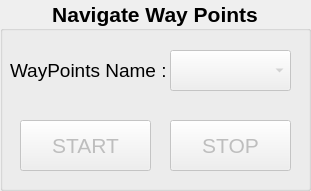
   <widget class="QGroupBox" name="naviWP_groupBox">
    <property name="geometry">
     <rect>
      <x>10</x>
      <y>200</y>
      <width>311</width>
      <height>191</height>
     </rect>
    </property>
    <property name="font">
     <font>
      <pointsize>16</pointsize>
      <weight>75</weight>
      <bold>true</bold>
     </font>
    </property>
    <property name="title">
     <string>Navigate Way Points</string>
    </property>
    <property name="alignment">
     <set>Qt::AlignCenter</set>
    </property>
    <widget class="QLabel" name="wpName_label">
     <property name="geometry">
      <rect>
       <x>10</x>
       <y>50</y>
       <width>161</width>
       <height>41</height>
      </rect>
     </property>
     <property name="font">
      <font>
       <pointsize>14</pointsize>
       <weight>50</weight>
       <bold>false</bold>
      </font>
     </property>
     <property name="text">
      <string>WayPoints Name :</string>
     </property>
    </widget>
    <widget class="QComboBox" name="naviWPName_CB">
     <property name="enabled">
      <bool>false</bool>
     </property>
     <property name="geometry">
      <rect>
       <x>170</x>
       <y>50</y>
       <width>121</width>
       <height>41</height>
      </rect>
     </property>
     <property name="font">
      <font>
       <pointsize>14</pointsize>
       <weight>50</weight>
       <bold>false</bold>
      </font>
     </property>
    </widget>
    <widget class="QPushButton" name="wpStart_PB">
     <property name="enabled">
      <bool>false</bool>
     </property>
     <property name="geometry">
      <rect>
       <x>20</x>
       <y>120</y>
       <width>131</width>
       <height>51</height>
      </rect>
     </property>
     <property name="font">
      <font>
       <weight>50</weight>
       <bold>false</bold>
      </font>
     </property>
     <property name="text">
      <string>START</string>
     </property>
    </widget>
    <widget class="QPushButton" name="wpStop_PB">
     <property name="enabled">
      <bool>false</bool>
     </property>
     <property name="geometry">
      <rect>
       <x>170</x>
       <y>120</y>
       <width>121</width>
       <height>51</height>
      </rect>
     </property>
     <property name="font">
      <font>
       <weight>50</weight>
       <bold>false</bold>
      </font>
     </property>
     <property name="text">
      <string>STOP</string>
     </property>
    </widget>
   </widget>
